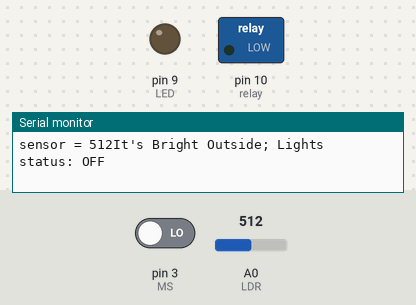
This sketch was run on a simulated Arduino Uno, built with avr-gcc and run on an emulated ATmega328P. Shown: switched loads named in the sketch (green lamp = pin HIGH), output pins drawn as LEDs (lit = HIGH), the last lines printed to the serial monitor. The inputs (shaded band) are chosen by the test bench; at power-on: A0 (LDR) = 512, pin 3 (MS) LOW.

Above: at 1.2 s.
1.3 s: A0 (LDR) set to 586
4.3 s: A0 (LDR) set to 614
At 5.5 s:
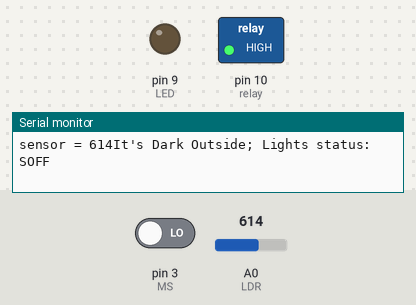
Timing chart, 0 to 7.3 s (numbered marks = the images above; inputs shaded):
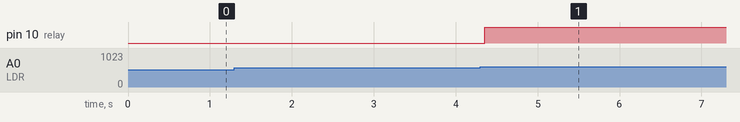

The sketch:

minildr.ino
```cpp
#define relay 10
int LED = 9;
int LDR = A0;

//Motion Sensor
int MS = 3;

int motionStateCurrent = LOW;
int motionStatePrevious = LOW;

void setup()
{
Serial.begin(9600);
pinMode(LED, OUTPUT);
pinMode(relay, OUTPUT);
pinMode(LDR, INPUT);
//Motion Sensor
pinMode(MS, INPUT);
}

void loop() {
int LDRValue = analogRead(LDR);
Serial.print("sensor = ");
Serial.print(LDRValue);

//Motion Sensor
motionStatePrevious = motionStateCurrent;
motionStateCurrent = digitalRead(MS);


if (LDRValue <=600)
 {
  digitalWrite(LED, LOW);
//  digitalWrite(relay, LOW);
  Serial.println("It's Bright Outside; Lights status: OFF");

   if(motionStatePrevious == LOW && motionStateCurrent == HIGH){
      Serial.println("Motion detected");
      digitalWrite(LED, HIGH);
      digitalWrite(relay, HIGH);
      delay(2000);
      Serial.println("Hi");
 }

  else if(motionStatePrevious == HIGH && motionStateCurrent == LOW){
      Serial.println("Motion STOPPED");
      digitalWrite(LED, LOW);
      digitalWrite(relay, LOW);
    }

 }

 else {
digitalWrite(LED, LOW);
digitalWrite(relay, HIGH);
Serial.println("It's Dark Outside; Lights status: SOFF");
}

}
```

Measured:
- the behaviour switches between 600 and 601 on A0 (LDR) (found by bisection; images 0 and 1)
- after the input at 4.3 s, pin 10 (relay): LOW → HIGH after 0.05 s
